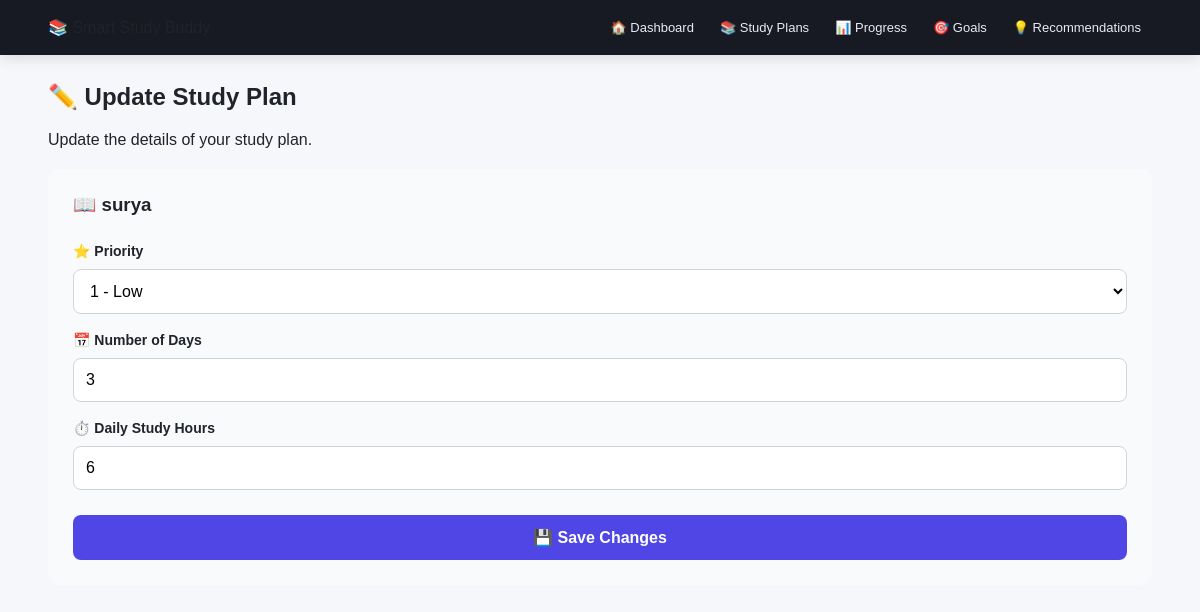
The app's page /update-plan/4 with its own data.
### tables this page shows
CREATE TABLE study_plans (
            id INTEGER PRIMARY KEY AUTOINCREMENT,
            name TEXT,
            subject TEXT,
            priority INTEGER,
            days INTEGER,
            daily_hours REAL
        );

### app.py (the view, shortened to what this page needs)
@app.route("/update-plan/<int:plan_id>", methods=["GET", "POST"])
def update_plan(plan_id):
    conn = sqlite3.connect(DATABASE)
    cursor = conn.cursor()
    cursor.execute("SELECT * FROM study_plans WHERE id = ?", (plan_id,))
    plan = cursor.fetchone()
    conn.close()
    return render_template("update_plan.html", plan=plan)

### templates/update_plan.html (shortened to what this page needs)
<!DOCTYPE html>
<html lang="en">
<head>
    <link rel="stylesheet"
          href="{{ url_for('static', filename='style.css') }}">
</head>
<body>
    <nav class="navbar">
        <div class="logo">
            📚 Smart Study Buddy
        </div>
        <div class="nav-links">
            <a href="/">🏠 Dashboard</a>
            <a href="/plans">📚 Study Plans</a>
            <a href="/#progress">📊 Progress</a>
            <a href="/#goals">🎯 Goals</a>
            <a href="/#recommendations">
                💡 Recommendations
            </a>
        </div>
    </nav>
    <main class="container">
        <section>
            <h1>✏️ Update Study Plan</h1>
            <p>
                Update the details of your study plan.
            </p>
            {% if plan %}
            <div class="form-card">
                <h3>
                    📖 {{ plan[1] }}
                </h3>
                <form
                    action="/update-plan/{{ plan[0] }}"
                    method="POST"
                >
                    <label for="priority">
                        ⭐ Priority
                    </label>
                    <select
                        id="priority"
                        name="priority"
                        required
                    >
                        <option value="1"
                            {% if plan[2] == 1 %}selected{% endif %}>
                            1 - Low
                        </option>
                    </select>
                    <label for="days">
                        📅 Number of Days
                    </label>
                    <input
                        type="number"
                        id="days"
                        name="days"
                        min="1"
                        value="{{ plan[3] }}"
                        required
                    >
                    <label for="daily_hours">
                        ⏱️ Daily Study Hours
                    </label>
                    <input
                        type="number"
                        id="daily_hours"
                        name="daily_hours"
                        min="0.5"
                        step="0.5"
                        value="{{ plan[4] }}"
                        required
                    >
                    <button type="submit">
                        💾 Save Changes
                    </button>
                </form>
            </div>
            {% endif %}
        </section>
    </main>
</body>
</html>

### static/style.css (style rules this page uses)
* { box-sizing: border-box; }
body { margin: 0; font-family: Arial, Helvetica, sans-serif; background: #f6f7fb; color: #20232a; }
nav { background: #171923; padding: 14px 24px; display: flex; flex-wrap: wrap; gap: 10px; align-items: center; }
nav a { color: white; text-decoration: none; padding: 8px 11px; border-radius: 8px; font-size: 14px; }
.container { width: min(1180px, 92%); margin: 28px auto 50px; }
h1, h2, h3 { margin-top: 0; }
button, .button { display: inline-block; border: 0; border-radius: 9px; padding: 10px 14px; cursor: pointer; background: #22263a; color: white; text-decoration: none; }
form { display: grid; gap: 10px; }
input, select { width: 100%; padding: 10px 12px; border: 1px solid #d6d9e2; border-radius: 9px; background: white; }
label { font-weight: 600; font-size: 14px; }
.form-card { background: #f8fafc; padding: 25px; margin-top: 20px; border-radius: 12px; }
.form-card h3 { margin-top: 0; }
.form-card form { display: flex; flex-direction: column; gap: 10px; }
.form-card label { font-weight: bold; margin-top: 8px; }
.form-card input, .form-card select { padding: 12px; border: 1px solid #d1d5db; border-radius: 8px; font-size: 16px; }
.form-card button { margin-top: 15px; padding: 13px; border: none; border-radius: 8px; background: #4f46e5; color: white; font-size: 16px; font-weight: bold; cursor: pointer; }
.navbar { position: sticky; top: 0; z-index: 100; justify-content: space-between; padding: 12px 4%; box-shadow: 0 3px 14px rgba(0, 0, 0, 0.12); }
.nav-links { display: flex; flex-wrap: wrap; align-items: center; gap: 4px; }
.nav-links a { color: #e8eaf4; font-size: 13px; }

### records on screen
study_plans: name "surya", days "3", daily_hours "6"
